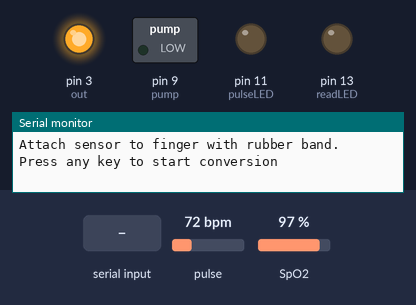
The sketch below on a simulated Arduino Uno, built with avr-gcc and run on an emulated ATmega328P. Parts: switched loads named in the sketch (green lamp = pin HIGH), output pins drawn as LEDs (lit = HIGH), the last lines printed to the serial monitor. Dashed ring = blinking. The inputs (shaded band) are chosen by the test bench; at power-on: pulse 72 bpm, SpO2 97 %.

Above: at 0.9 s.
1.0 s: "1" received over Serial
At 2.3 s:
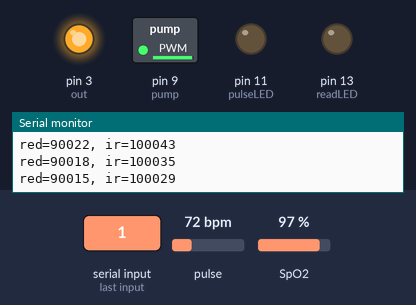
At 6.38 s:
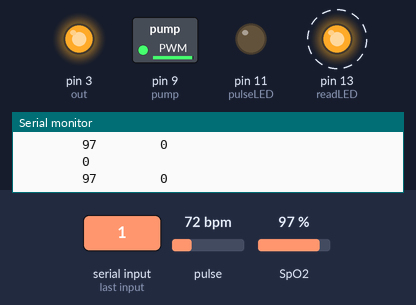
Timing chart, 0 to 8.5 s (numbered marks = the images above; inputs shaded):
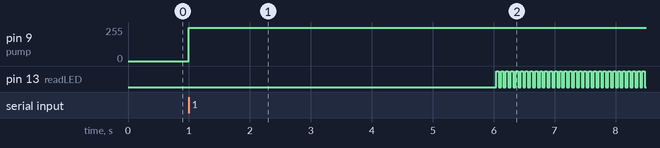

Measured:
- after the input at 1.0 s, pin 9 (pump): 0/255 → 250/255 at once; pin 13 (readLED): alternates HIGH for 0.04 s and LOW for 0.04 s, starting after 5.0 s

The sketch:

final.ino
```cpp
#include <Wire.h>
#include "MAX30105.h"
#include "spo2_algorithm.h"


int pump = 9;
int sensor = A0;
int button = 7;
int out = 3;
int button_state;
int reading;
int diastol;
int systol;
float va;


MAX30105 particleSensor;

#define MAX_BRIGHTNESS 255

#if defined(_AVR_ATmega328P) || defined(AVR_ATmega168_)
//Arduino Uno doesn't have enough SRAM to store 100 samples of IR led data and red led data in 32-bit format
//To solve this problem, 16-bit MSB of the sampled data will be truncated. Samples become 16-bit data.
uint16_t irBuffer[100]; //infrared LED sensor data
uint16_t redBuffer[100];  //red LED sensor data
#else
uint32_t irBuffer[100]; //infrared LED sensor data
uint32_t redBuffer[100];  //red LED sensor data
#endif

int32_t bufferLength; //data length
int32_t spo2; //SPO2 value
int8_t validSPO2; //indicator to show if the SPO2 calculation is valid
int32_t heartRate; //heart rate value
int8_t validHeartRate; //indicator to show if the heart rate calculation is valid

byte pulseLED = 11; //Must be on PWM pin
byte readLED = 13; //Blinks with each data read

void setup()
{
  Serial.begin(115200); // initialize serial communication at 115200 bits per second:

   pinMode(pump, OUTPUT);
  pinMode(out, OUTPUT);
  pinMode(sensor, INPUT);
  pinMode(button, INPUT_PULLUP);
digitalWrite(out, HIGH);


  pinMode(pulseLED, OUTPUT);
  pinMode(readLED, OUTPUT);

  // Initialize sensor
  if (!particleSensor.begin(Wire, I2C_SPEED_FAST)) //Use default I2C port, 400kHz speed
  {
    Serial.println(F("MAX30105 was not found. Please check wiring/power."));
    while (1);
  }

  Serial.println(F("Attach sensor to finger with rubber band. Press any key to start conversion"));
  while (Serial.available() == 0) ; //wait until user presses a key
  Serial.read();

  byte ledBrightness = 60; //Options: 0=Off to 255=50mA
  byte sampleAverage = 4; //Options: 1, 2, 4, 8, 16, 32
  byte ledMode = 2; //Options: 1 = Red only, 2 = Red + IR, 3 = Red + IR + Green
  byte sampleRate = 100; //Options: 50, 100, 200, 400, 800, 1000, 1600, 3200
  int pulseWidth = 411; //Options: 69, 118, 215, 411
  int adcRange = 4096; //Options: 2048, 4096, 8192, 16384

  particleSensor.setup(ledBrightness, sampleAverage, ledMode, sampleRate, pulseWidth, adcRange); //Configure sensor with these settings
}

void loop()
{


  analogWrite(pump,250);
reading = analogRead(sensor);
Serial.println(reading);

 //va = (reading * 500.0) / 1024.0;
//Serial.println(va);


delay(1000);
digitalWrite(out, HIGH);

if(reading <= 190){       //200

     delay(1000);
digitalWrite(pump, LOW);

     Systolic();
}


  bufferLength = 100; //buffer length of 100 stores 4 seconds of samples running at 25sps

  //read the first 100 samples, and determine the signal range
  for (byte i = 0 ; i < bufferLength ; i++)
  {
    while (particleSensor.available() == false) //do we have new data?
      particleSensor.check(); //Check the sensor for new data

    redBuffer[i] = particleSensor.getRed();
    irBuffer[i] = particleSensor.getIR();
    particleSensor.nextSample(); //We're finished with this sample so move to next sample

    Serial.print(F("red="));
    Serial.print(redBuffer[i], DEC);
    Serial.print(F(", ir="));
    Serial.println(irBuffer[i], DEC);
  }

  //calculate heart rate and SpO2 after first 100 samples (first 4 seconds of samples)
  maxim_heart_rate_and_oxygen_saturation(irBuffer, bufferLength, redBuffer, &spo2, &validSPO2, &heartRate, &validHeartRate);

  //Continuously taking samples from MAX30102.  Heart rate and SpO2 are calculated every 1 second
  while (1)
  {
    //dumping the first 25 sets of samples in the memory and shift the last 75 sets of samples to the top
    for (byte i = 25; i < 100; i++)
    {
      redBuffer[i - 25] = redBuffer[i];
      irBuffer[i - 25] = irBuffer[i];
    }

    //take 25 sets of samples before calculating the heart rate.
    for (byte i = 75; i < 100; i++)
    {
      while (particleSensor.available() == false) //do we have new data?
        particleSensor.check(); //Check the sensor for new data

      digitalWrite(readLED, !digitalRead(readLED)); //Blink onboard LED with every data read

      redBuffer[i] = particleSensor.getRed();
      irBuffer[i] = particleSensor.getIR();
      particleSensor.nextSample(); //We're finished with this sample so move to next sample

      //send samples and calculation result to terminal program through UART
      /*Serial.print(F("red="));
      Serial.print(redBuffer[i], DEC);
      Serial.print(F(", ir="));
      Serial.print(irBuffer[i], DEC);

      Serial.print(F(", HR="));
      Serial.print(heartRate, DEC);

      Serial.print(F(", HRvalid="));
      Serial.print(validHeartRate, DEC);
*/
     // Serial.print(F(", SPO2="));
      Serial.print(spo2, DEC);
      Serial.print("        ");
      Serial.println(diastol);
      Serial.print("        ");
      Serial.println(systol);
      Serial.print("        ");


    //  Serial.print(F(", SPO2Valid="));
      //Serial.println(validSPO2, DEC);
    }

    //After gathering 25 new samples recalculate HR and SP02
    maxim_heart_rate_and_oxygen_saturation(irBuffer, bufferLength, redBuffer, &spo2, &validSPO2, &heartRate, &validHeartRate);
  }
}


void Systolic(){

  for( int i = 0; i < 5; i++) {
Serial.println(i);
reading = analogRead(sensor);
Serial.println(reading);
delay(1000);
digitalWrite(pump, LOW);

    }

Diastolic();
delay(100);
}

void Diastolic()
{

    Serial.print("Diastolic :");
    diastol =346 - reading; //- 117;
    Serial.println(diastol);
    Serial.print("Systolic:");
    systol = 309 - reading;// - 157;
    Serial.println(systol);
    delay(1000);
    digitalWrite(pump, LOW);

    button_state = digitalRead(button);
    if(button_state == LOW){
    stopp();
    delay(100);
}
    Diastolic();
}


 void stopp(){

for( int i = 0; i < 10; i++) {
//Serial.println("STOP");
delay(1000);
digitalWrite(pump, LOW);
digitalWrite(out, LOW);
    }

    stopp();
     delay(10);
}
```
